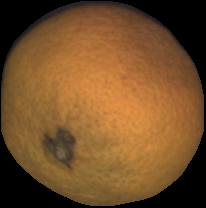
#> input picture data/mandarins/obj0002/im02.png, 206 x 208 px, found by its file name
$ jupyter execute notebook-axes-of-projected-ellipses.ipynb
#> lines starting #> are read from the running program, lines starting #| are printed output that depends on the picture; after the words box and inside, x2 and y2 are one past the last pixel; in counts of white or black regions, pixels touching at a corner belong together; long printed decimals are rounded
[cell 1]
# This code implements section 3.1.1 of the paper: 3D rotation of fruits
import matplotlib.pyplot as plt
import cv2
import numpy as np
import math
# import covMatrix

# image = cv2.imread("./data/mandarins/obj0008/im02.png")   # Prolate
# image = cv2.imread("./data/oranges/obj0002/im01.png")   # Shpere
image = cv2.imread("./data/tomatoes/obj0002/im02.png")   # Oblate
#> image is the input picture: shape (208, 206, 3); mean B, G, R 40.9, 78.3, 114.8

[cell 2]
print(image.shape)
#| (208, 206, 3)
plt.imshow(image)

[cell 3]
gray_img = cv2.cvtColor(image, cv2.COLOR_BGR2GRAY)
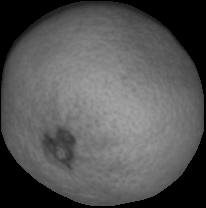
#> gray_img: shape (208, 206); min 0, max 164, mean 85
_, mask = cv2.threshold(gray_img, 0, 255, cv2.THRESH_BINARY)
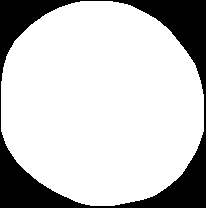
#> mask: shape (208, 206); 78% white; 1 black region, box (x1, y1, x2, y2) and area: (0, 0, 206, 208) 9439
unique_values = np.unique(mask)
#> unique_values = [0, 255]
print(mask.shape)
#| (208, 206)
plt.imshow(mask)

## TO IMPROVE PERFORMANCE
According to the paper, use a stride larger than 1. So the final img has smaller spatial dimensions (width, height).
Select only the pixels at each stride.

[cell 4]
stride = 2  # This is the stride length
strided_image = mask[::stride, ::stride]
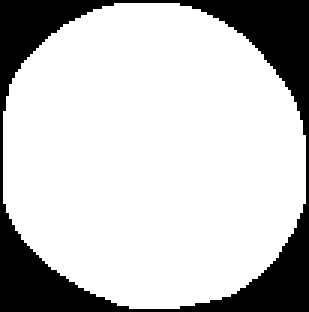
#> strided_image: shape (104, 103) (shown 3 times larger); 77.8% white; 1 black region, box (x1, y1, x2, y2) and area: (0, 0, 103, 104) 2377

print(strided_image.shape)
#| (104, 103)
plt.imshow(strided_image)

[cell 5]
# AXES WITH STRIDED IMG
# Cov matrix calculatino function
squared_mask = mask ** 2
x_indices, y_indices = np.indices(mask.shape)
n = np.count_nonzero(mask)
#> n = 33409

# ELEMENT (0,0) OF MATRIX
sx = np.sum(x_indices * mask)
#> sx = 879342000
sxx = np.sum(x_indices * squared_mask)
#> sxx = 3448400
cx = sx / n
#> cx = 26320.5
cov_matrix_00 = (sxx / n) - cx ** 2
#> cov_matrix_00 = -692769271.7

# ELEMENT (1,1) OF MATRIX
sy = np.sum(y_indices * mask)
#> sy = 860467410
syy = np.sum(y_indices * squared_mask)
#> syy = 3374382
cy = sy / n
#> cy = 25755.6
cov_matrix_11 = (syy / n) - cy ** 2
#> cov_matrix_11 = -663348624.9

# ELEMENT (0, 1) and (1, 0) OF MATRIX
sxy = np.sum(x_indices * y_indices * mask)
#> sxy = 90016118430
cov_matrix_10_01 = (sxy / n) - cx * cy
#> cov_matrix_10_01 = -675205095.9

# COVARIANCE MATRIX
cov_matrix = [[cov_matrix_00, cov_matrix_10_01], [cov_matrix_10_01, cov_matrix_11]]
#> cov_matrix = [[-692769271.7, -675205095.9], [-675205095.9, -663348624.9]]
eigenvalues, eigenvectors = np.linalg.eig(cov_matrix)
#> eigenvalues = [-1.35e+09, -2693628.6]; eigenvectors = [[-0.715, 0.699], [-0.699, -0.715]]
sorted_eigenvalues = np.sort(eigenvalues)[::-1]
#> sorted_eigenvalues = [-2693628.6, -1.35e+09]
major_eigenvalue = sorted_eigenvalues[0]
#> major_eigenvalue = -2693628.6
minor_eigenvalue = sorted_eigenvalues[-1]
#> minor_eigenvalue = -1.35e+09

a = 2 * (math.sqrt(abs(major_eigenvalue)))  # semi major axis of projected ellipse
#> a = 3282.5
b = 2 * (math.sqrt(abs(minor_eigenvalue)))  # semi minor axis of projected ellipse
#> b = 73577.8
print(a, b)
#| 3282.456 73577.830

[cell 6]
angle = np.arctan2(eigenvectors[1, 0], eigenvectors[0, 0])
#> angle = -2.37
# center = np.array([cx, cy])  # center of the mask
mass_indices = np.where(mask == 1)
#> mass_indices = (empty array, empty array)
center_x = np.average(mass_indices[1])
#> center_x = nan
center_y = np.average(mass_indices[0])
#> center_y = nan
print(angle)
#| -2.367

[cell 7]
import matplotlib.pyplot as plt
from matplotlib.patches import Ellipse
fig, ax = plt.subplots()
plt.imshow(mask, cmap='gray')  # assuming mask is your binary image

# Add the ellipse
# ellipse = Ellipse(center, a, b, angle=np.degrees(angle), edgecolor='r', fc='None', lw=2)
# ax.add_patch(ellipse)

# Add the eigenvectors (major and minor axes)
for i in range(len(eigenvalues)):
    # Start each vector at the center of the ellipse
    start = [center_x, center_y]

    # The direction and length of each vector are determined by the eigenvectors and eigenvalues
    direction = eigenvectors[:, i]
    length = 2 * np.sqrt(abs(eigenvalues[i]))  # 2*sqrt(eigenvalue) gives the axis length

    print(start, direction, length)

    # Draw the vector
    ax.quiver(*start, *direction, color=['r', 'b'][i], scale_units='xy', angles='xy')
#> this loop made 2 passes
#> (start, direction, length) on passes 1 to 2: ([nan, nan], [-0.715, -0.699], 73577.8), ([nan, nan], [0.699, -0.715], 3282.5)
#| [nan, nan] [-0.7148 -0.6994] 73577.830
#| [nan, nan] [ 0.6994 -0.7148] 3282.456

print(eigenvalues)
#| [-1.35342427e+09 -2.69362858e+06]
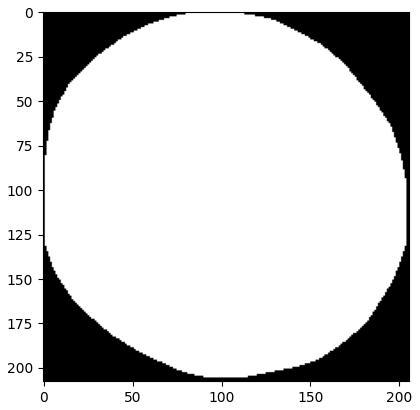
#> figure drawn by matplotlib, 1 panel

$ run again, with data/mandarins/obj0002/im00.png copied over data/mandarins/obj0002/im02.png
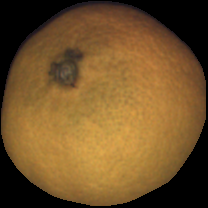
#> input picture data/mandarins/obj0002/im00.png, 208 x 208 px, found by its file name
#> image is the input picture: shape (208, 208, 3); mean B, G, R 41.2, 82, 113.3
#| (208, 208, 3)
#> `_, mask = cv2.threshold(gray_img, 0, 255, cv2.THRESH_BINARY)`:
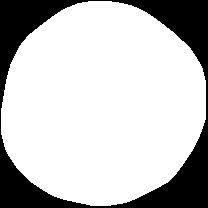
#> mask: shape (208, 208); 76.4% white; 1 black region, box (x1, y1, x2, y2) and area: (0, 0, 208, 208) 10222
#> unique_values = [0, 255]
#| (208, 208)
#> strided_image: shape (104, 104); 76.3% white; 1 black region, box (x1, y1, x2, y2) and area: (0, 0, 104, 104) 2563
#| (104, 104)
#> n = 33042
#> sx = 876102990
#> sxx = 3435698
#> cx = 26514.8
#> cov_matrix_00 = -703036069.3
#> sy = 859585110
#> syy = 3370922
#> cy = 26014.9
#> cov_matrix_11 = -676776154.8
#> sxy = 88599688545
#> cov_matrix_10_01 = -687099835.9
#> cov_matrix = [[-703036069.3, -687099835.9], [-687099835.9, -676776154.8]]
#> eigenvalues = [-1.38e+09, -2680835.8]; eigenvectors = [[-0.714, 0.7], [-0.7, -0.714]]
#> sorted_eigenvalues = [-2680835.8, -1.38e+09]
#> major_eigenvalue = -2680835.8
#> minor_eigenvalue = -1.38e+09
#> a = 3274.7
#> b = 74219.4
#| 3274.652 74219.442
#> angle = -2.37
#> mass_indices = (empty array, empty array)
#> center_x = nan
#| -2.366
#> the loop `for i in range(len(eigenvalues)):` made 2 passes
#> (start, direction, length) on passes 1 to 2: ([nan, nan], [-0.714, -0.7], 74219.4), ([nan, nan], [0.7, -0.714], 3274.7)
#> (printed output is left out)
#| [-1.37713139e+09 -2.68083580e+06]
#> `[cell 7] import matplotlib.pyplot as plt from matplotlib.patches impor..`:
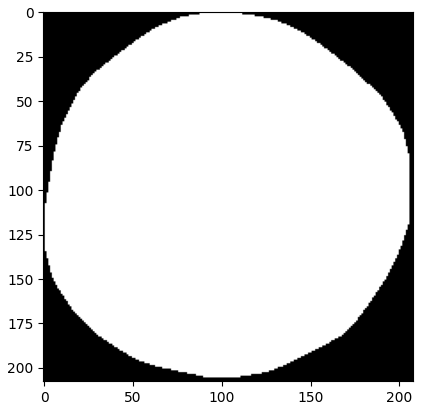
#> figure drawn by matplotlib, 1 panel
